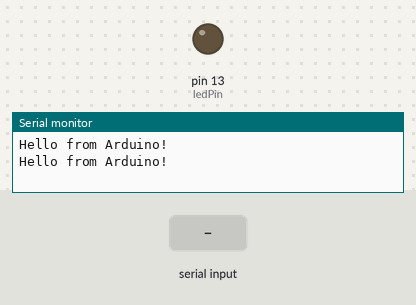
Recording of a sketch running on a simulated Arduino Uno, built with avr-gcc and run on an emulated ATmega328P. On the bench: output pins drawn as LEDs (lit = HIGH), the last lines printed to the serial monitor. Inputs (shaded band) come from the test bench.

Above: at 1.2 s.
1.3 s: "1\n" received over Serial
At 2.8 s:
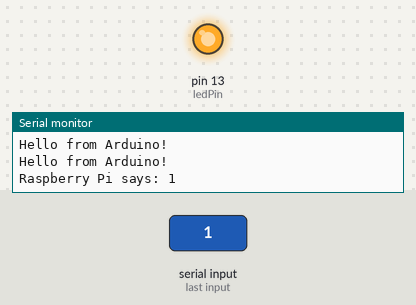
4.3 s: "0\n" received over Serial
At 7.0 s:
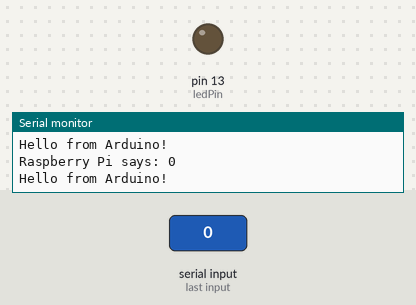
7.3 s: "2\n" received over Serial
At 8.8 s:
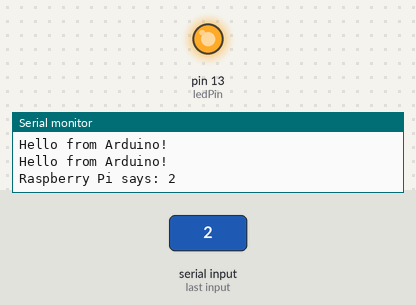
Timing chart, 0 to 10.5 s (numbered marks = the images above; inputs shaded):
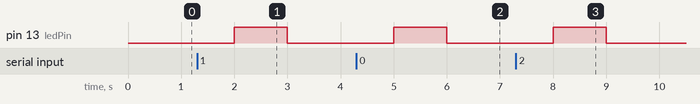

Measured:
- after the input at 1.3 s, pin 13 (ledPin): LOW → HIGH after 0.70 s, → LOW 1.0 s later
- after the input at 4.3 s, pin 13 (ledPin): LOW → HIGH after 0.70 s, → LOW 1.0 s later
- after the input at 7.3 s, pin 13 (ledPin): LOW → HIGH after 0.70 s, → LOW 1.0 s later

The sketch:

Send_Raspberry.ino
```cpp
const int ledPin = 13; // Pin number for the LED (built-in LED on most Arduino Uno boards)

void setup() {
  Serial.begin(9600);
  pinMode(ledPin, OUTPUT); // Set the LED pin as an OUTPUT
}

void loop() {
  if (Serial.available() > 0) {
    String data = Serial.readStringUntil('\n');
    Serial.print("Raspberry Pi says: ");
    Serial.println(data);

    // If data is received, light the LED
    digitalWrite(ledPin, HIGH);
    delay(1000); // Keep the LED on for 1 second (you can adjust this duration)
    digitalWrite(ledPin, LOW); // Turn off the LED
  }

  String message = "Hello from Arduino!";
  Serial.println(message);
  delay(1000);
}
```
